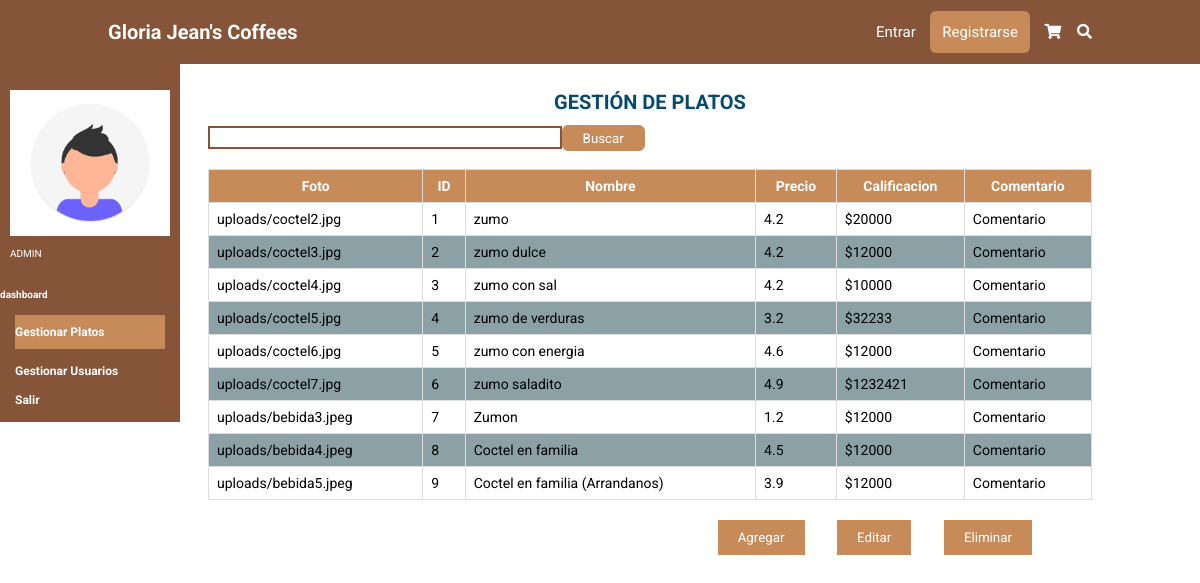
The app's page /dashboard/platos/, older data.
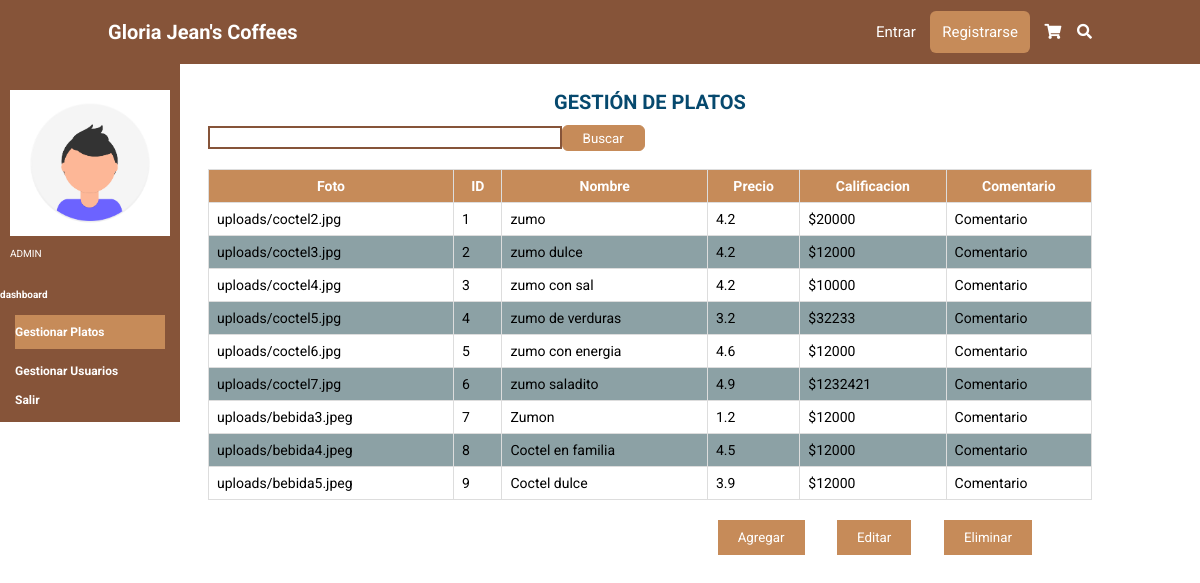
The same page, newer data.
### tables this page shows
CREATE TABLE plato (cod_plato INTEGER PRIMARY KEY AUTOINCREMENT NOT NULL UNIQUE, imagen STRING DEFAULT (0), nombre STRING (100) NOT NULL UNIQUE, tipo STRING (50) DEFAULT bebida NOT NULL, calificacion DECIMAL (2) DEFAULT (4.2), descripcion STRING (200) NOT NULL, valor DECIMAL NOT NULL DEFAULT (0));

### app.py (the view, shortened to what this page needs)
@app.route('/dashboard/', methods=['GET', 'POST'])
@app.route('/dashboard/platos/', methods=['GET', 'POST'])
def dashboard():
    form = search()
    if request.method == 'GET':
        sql = f'SELECT *FROM plato'
        res = seleccion(sql)
    return render_template('platos.html', form=form, titulo='dashboard', res=res)

### forms.py
class search(FlaskForm):
    seh = TextField('Buscar')

### conexion.py (called while the page is built)
def seleccion(sql) -> list:
    try:
        with sqlite3.connect(URL_DB) as con:
            cur = con.cursor()
            res = cur.execute(sql).fetchall()
    except Exception:
        res = None
    return res

### templates/platos.html
{% extends 'base.html' %}
{% block cuerpo %}
    <section class="Gplatos">
        <div class="aside">
            <div class="user">
                <img src="{{ url_for('static',filename='img/foto.png')}}" class="fotico-dashboard" alt="" >
                <p class="rol">ADMIN</p>
            </div>
            <div class="plataforma">
                <h4>dashboard</h4>
            </div>
             <nav class="navbar-aside">
              <a href='/dashboard/platos/' class="dashboard-platos">Gestionar Platos</a>
              <a href='/dashboard/usuarios/' class="dashboard-usuarios">Gestionar Usuarios</a>
              <a href='/salir'>Salir</a>
            </nav>
        </div>
        <div class="tabla">
          <h1 class="text-title">GESTI&Oacute;N DE PLATOS</h1><br>
          <form name='fbuscarD' id='fbuscarD' action='' method='POST'>
                <div class="buscar-plato">
                {{ form.seh(class="buscar") }}
                <input type="submit" class="btn_buscar" value="Buscar">
              </div>
          </form>
              <table>
                  <tr>
                    <th>Foto</th>
                    <th>ID</th>
                    <th>Nombre</th>
                    <th>Precio</th>
                    <th>Calificacion</th>
                    <th>Comentario</th>
                  </tr>
                  {% for i in res %}
                  <tr>
                    <td>{{ i[1] }}</td>
                    <td>{{ i[0] }}</td>
                    <td>{{ i[2] }}</td>
                    <td>{{ i[4] }}</td>
                    <td>${{ i[6] }}</td>
                    <td><a>Comentario</a></td>
                  </tr>
                  {% endfor%}
                </table>
                <div class="botones">
                  <input type="submit" value="Agregar" href='/dashboard/platos/agregar_plato/'>
                  <input type="submit" value="Editar" href='/dashboard/platos/editar_plato/'>
                  <input type="submit" value="Eliminar">
              </div>
          </div>
    </section>
{% endblock %}

Row changes from the older to the newer data that the page shows:
changed plato "uploads/bebida5.jpeg": nombre "Coctel en familia (Arrandanos)" → "Coctel dulce"
